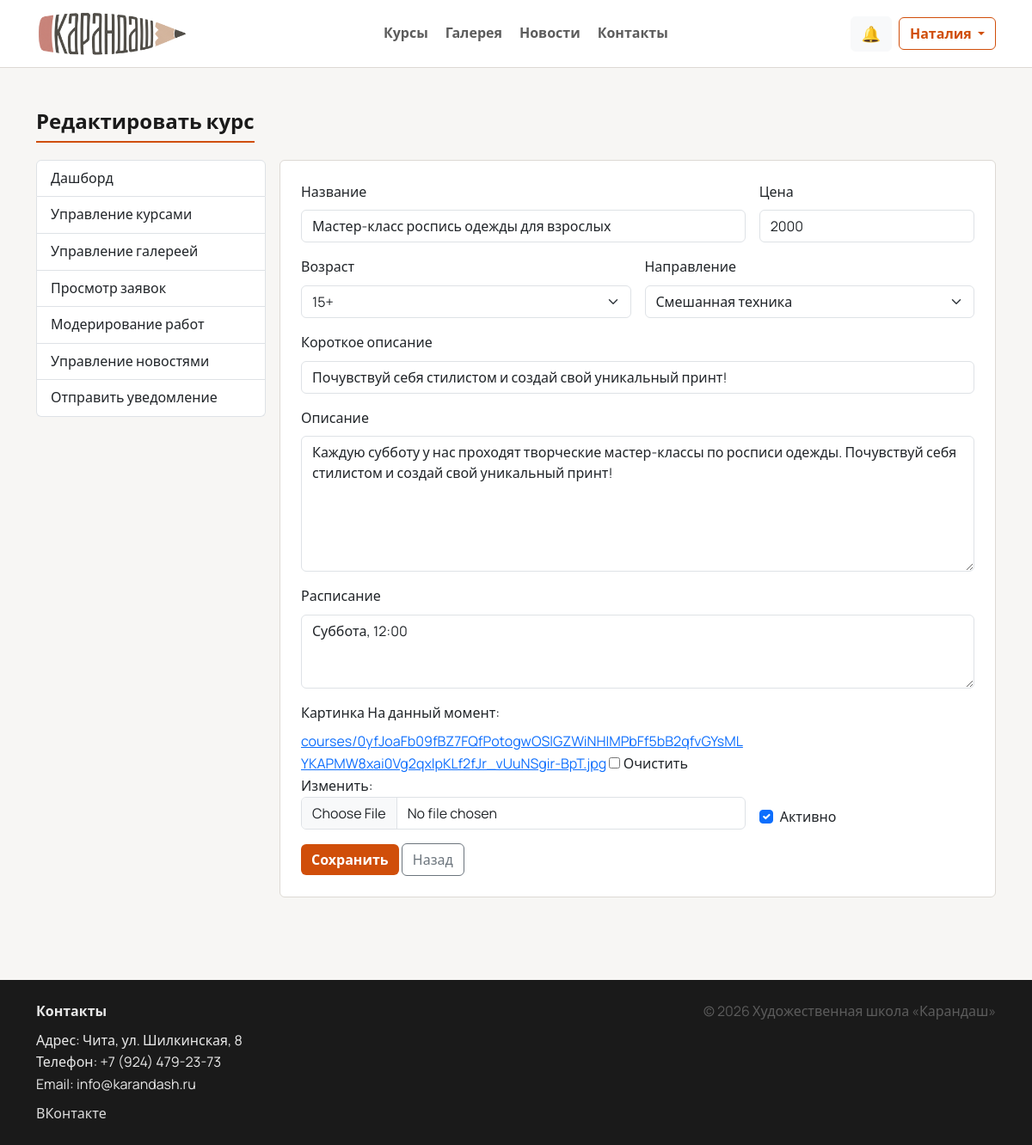
/manage/courses/2/edit/ (signed in), run on the app's committed database.
### users/models.py (models this page shows, shortened)
class CustomUser(AbstractUser):
    ROLE_STUDENT = "student"
    ROLE_TEACHER = "teacher"
    ROLE_ADMIN = "admin"
    ROLE_CHOICES = (
        (ROLE_STUDENT, "Ученик"),
        (ROLE_TEACHER, "Преподаватель"),
        (ROLE_ADMIN, "Администратор"),
    )
    role = models.CharField(
        "Роль",
        max_length=20,
        choices=ROLE_CHOICES,
        default=ROLE_STUDENT,
    )
    phone = models.CharField("Телефон", max_length=30, blank=True)
    avatar = models.FileField("Аватар", upload_to="avatars/", blank=True, null=True)

### main/models.py (models this page shows, shortened)
class Course(models.Model):
    AGE_3_6 = "3-6"
    AGE_7_10 = "7-10"
    AGE_11_14 = "11-14"
    AGE_15_PLUS = "15+"
    AGE_CHOICES = (
        (AGE_3_6, "3–6"),
        (AGE_7_10, "7–10"),
        (AGE_11_14, "11–14"),
        (AGE_15_PLUS, "15+"),
    )
    DIR_PAINTING = "painting"
    DIR_GRAPHICS = "graphics"
    DIR_SCULPT = "sculpt"
    DIR_MIXED = "mixed"
    DIR_COMPOSITION = "composition"
    DIRECTION_CHOICES = (
        (DIR_PAINTING, "Живопись"),
        (DIR_GRAPHICS, "Графика"),
        (DIR_SCULPT, "Лепка"),
        (DIR_MIXED, "Смешанная техника"),
        (DIR_COMPOSITION, "Композиция"),
    )
    title = models.CharField("Название", max_length=255)
    slug = models.SlugField("Slug", max_length=255, unique=True, blank=True)
    short_description = models.CharField("Короткое описание", max_length=300)
    description = models.TextField("Описание")
    price = models.PositiveIntegerField("Цена", default=0)
    age_group = models.CharField("Возраст", max_length=20, choices=AGE_CHOICES)
    direction = models.CharField("Направление", max_length=30, choices=DIRECTION_CHOICES)
    image = models.FileField("Картинка", upload_to="courses/", blank=True, null=True)
    schedule = models.TextField("Расписание", blank=True)
    is_active = models.BooleanField("Активно", default=True)
    created_at = models.DateTimeField("Создано", auto_now_add=True)

### main/views.py (the view)
# urls.py: path("manage/courses/<int:course_id>/edit/", views.manage_course_edit, name="manage_course_edit"),
@login_required
def manage_course_edit(request, course_id: int):
    if not _admin_guard(request):
        return redirect("home")
    course = get_object_or_404(Course, id=course_id)
    if request.method == "POST":
        form = CourseForm(request.POST, request.FILES, instance=course)
        if form.is_valid():
            form.save()
            messages.success(request, "Курс обновлён.")
            return redirect("manage_courses")
    else:
        form = CourseForm(instance=course)
    return render(request, "manage/course_edit.html", {"form": form, "course": course})

### main/forms.py
class CourseForm(forms.ModelForm):
    class Meta:
        model = Course
        fields = (
            "title",
            "short_description",
            "description",
            "price",
            "age_group",
            "direction",
            "image",
            "schedule",
            "is_active",
        )
        widgets = {
            "title": forms.TextInput(attrs={"class": "form-control"}),
            "short_description": forms.TextInput(attrs={"class": "form-control"}),
            "description": forms.Textarea(attrs={"class": "form-control", "rows": 6}),
            "price": forms.NumberInput(attrs={"class": "form-control"}),
            "age_group": forms.Select(attrs={"class": "form-select"}),
            "direction": forms.Select(attrs={"class": "form-select"}),
            "image": forms.ClearableFileInput(attrs={"class": "form-control"}),
            "schedule": forms.Textarea(attrs={"class": "form-control", "rows": 3}),
            "is_active": forms.CheckboxInput(attrs={"class": "form-check-input"}),
        }

### main/views.py (called while the page is built)
def _admin_guard(request):
    if request.user.role != "admin" and not request.user.is_superuser:
        return False
    return True

### templates/manage/course_edit.html (shortened to what this page needs)
{% extends 'base.html' %}
{% block content %}
  <section class="py-5">
    <div class="container">
      <h2 class="section-title">Редактировать курс</h2>
      <div class="row g-3">
        <div class="col-lg-3">{% include 'manage/_nav.html' %}</div>
        <div class="col-lg-9">
          <div class="card p-4">
            <form method="post" enctype="multipart/form-data">
              <div class="row g-3">
                <div class="col-md-8">
                  <label class="form-label">Название</label>
                  {{ form.title }}
                </div>
                <div class="col-md-4">
                  <label class="form-label">Цена</label>
                  {{ form.price }}
                </div>
                <div class="col-md-6">
                  <label class="form-label">Возраст</label>
                  {{ form.age_group }}
                </div>
                <div class="col-md-6">
                  <label class="form-label">Направление</label>
                  {{ form.direction }}
                </div>
                <div class="col-12">
                  <label class="form-label">Короткое описание</label>
                  {{ form.short_description }}
                </div>
                <div class="col-12">
                  <label class="form-label">Описание</label>
                  {{ form.description }}
                </div>
                <div class="col-12">
                  <label class="form-label">Расписание</label>
                  {{ form.schedule }}
                </div>
                <div class="col-md-8">
                  <label class="form-label">Картинка</label>
                  {{ form.image }}
                </div>
                <div class="col-md-4 d-flex align-items-end">
                  <div class="form-check">
                    {{ form.is_active }}
                    <label class="form-check-label">Активно</label>
                  </div>
                </div>
              </div>
              <button class="btn btn-primary mt-3" type="submit">Сохранить</button>
              <a class="btn btn-outline-secondary mt-3" href="{% url 'manage_courses' %}">Назад</a>
            </form>
          </div>
        </div>
      </div>
    </div>
  </section>
{% endblock %}

### templates/base.html (shortened to what this page needs)
{% load static %}
<!doctype html>
<html lang="ru">
<head>
  <link href="https://cdn.jsdelivr.net/npm/bootstrap@5.3.3/dist/css/bootstrap.min.css" rel="stylesheet">
  <link rel="stylesheet" href="{% static 'css/style.css' %}">
</head>
<body>
  <nav class="navbar navbar-expand-lg navbar-light bg-white sticky-top navbar-glass">
    <div class="container">
      <a class="navbar-brand d-flex align-items-center gap-2" href="{% url 'home' %}">
        <img src="{% static 'images/logo.png' %}" alt="Карандаш" class="logo-img" onerror="this.style.display='none'">
      </a>
      <div class="collapse navbar-collapse" id="mainNav">
        <ul class="navbar-nav mx-auto mb-2 mb-lg-0 nav-center">
          <li class="nav-item"><a class="nav-link" href="{% url 'courses' %}">Курсы</a></li>
          <li class="nav-item"><a class="nav-link" href="{% url 'gallery' %}">Галерея</a></li>
          <li class="nav-item"><a class="nav-link" href="{% url 'news' %}">Новости</a></li>
          <li class="nav-item"><a class="nav-link" href="{% url 'contacts' %}">Контакты</a></li>
        </ul>
        <div class="d-flex align-items-center gap-2">
          {% if user.is_authenticated %}
            <a class="btn btn-light position-relative" href="{% url 'notifications' %}" id="notifBtn" aria-label="Уведомления">
              <span class="notif-icon">🔔</span>
            </a>
            <div class="dropdown">
              <button class="btn btn-outline-primary dropdown-toggle" data-bs-toggle="dropdown">
                {{ user.first_name|default:user.username }}
              </button>
            </div>
          {% else %}
            <a class="btn btn-primary" href="{% url 'login' %}">Войти</a>
          {% endif %}
        </div>
      </div>
    </div>
  </nav>
  <main class="page-content">
    {% block content %}{% endblock %}
  </main>
  <footer class="footer-dark mt-5">
    <div class="container py-4">
      <div class="row g-3">
        <div class="col-md-6">
          <div class="fw-semibold mb-2">Контакты</div>
          <div>Адрес: Чита, ул. Шилкинская, 8</div>
          <div>Телефон: +7 (924) 479-23-73</div>
          <div>Email: info@karandash.ru</div>
          <div class="mt-2">
            <a class="footer-link" href="https://vk.com/karandash_chita" target="_blank" rel="noopener noreferrer">ВКонтакте</a>
          </div>
        </div>
        <div class="col-md-6 text-md-end">
          <div class="text-muted">© {% now "Y" %} Художественная школа «Карандаш»</div>
        </div>
      </div>
    </div>
  </footer>
</body>
</html>

### static/css/style.css (style rules this page uses)
:root { --bg: #f7f6f4; --surface-solid: #ffffff; --text: #1a1a1a; --muted: #5c5c5c; --border: #ddd9d4; --brand: #d04e0a; --brand-hover: #b84409; --radius: 6px; }
body { font-family: "Manrope", system-ui, -apple-system, "Segoe UI", Arial, sans-serif; color: var(--text); background: var(--bg); line-height: 1.6; }
.text-muted { color: var(--muted) !important; }
.page-content { min-height: 60vh; }
.logo-img { width: auto; height: 52px; object-fit: contain; }
.navbar-glass { background: var(--surface-solid) !important; border-bottom: 1px solid var(--border); }
.nav-center { gap: .25rem; }
.nav-center .nav-link { padding-left: .9rem; padding-right: .9rem; }
.navbar .nav-link { color: var(--muted); font-weight: 600; }
.btn-primary { background: var(--brand); border: 0; border-radius: var(--radius); font-weight: 600; }
.btn-outline-primary { border-radius: var(--radius); font-weight: 600; border-color: var(--brand); color: var(--brand); }
.btn, .form-control, .form-select, .dropdown-menu, .alert { border-radius: var(--radius); }
.card { border: 1px solid var(--border); border-radius: var(--radius); background: var(--surface-solid); box-shadow: none; }
.section-title { font-weight: 700; font-size: 1.5rem; text-align: left; margin-bottom: 1.25rem; padding-bottom: .5rem; border-bottom: 2px solid var(--brand); display: inline-block; }
.footer-dark { background: #1a1a1a; color: rgba(255,255,255,.9); }
.footer-dark .footer-link { color: rgba(255,255,255,.85); text-decoration: none; }
.notif-icon { font-size: 18px; }

### data on the page
CustomUser: first_name "Наталия"
Course: title "Мастер-класс роспись одежды для взрослых", price "2000", age_group "15+", direction "Смешанная техника", short_description "Почувствуй себя стилистом и создай свой уникальный принт!", description "Каждую субботу у нас проходят творческие мастер-классы по росписи одежды. Почувствуй себя стилистом и создай свой уникальный принт!", schedule "Суббота, 12:00", is_active "☑"
